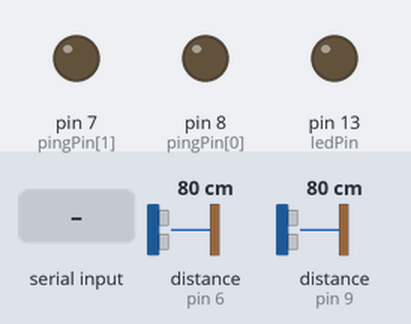
Bench run of a sketch on a simulated Arduino Uno, built with avr-gcc and run on an emulated ATmega328P. On the bench: output pins drawn as LEDs (lit = HIGH). Inputs (shaded band) come from the test bench; at power-on: distance to the obstacle (sensors on pin 6, pin 9) 80 cm. The echo pulse lasts 58.3 µs per cm; what the sketch prints to the serial monitor is not drawn.

Above: at 1.2 s.
1.3 s: "H" received over Serial
At 2.2 s:
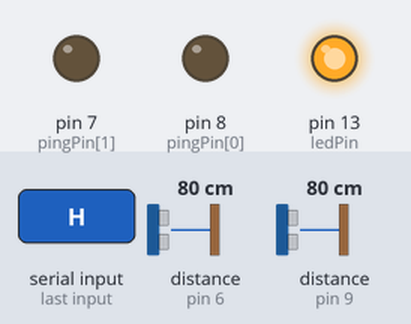
2.8 s: "D" received over Serial
Timing chart, 0 to 5.8 s (numbered marks = the images above; inputs shaded):
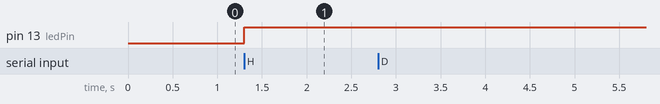

Measured:
- after the input at 1.3 s, pin 13 (ledPin): LOW → HIGH at once

The sketch:

arduino-pong.ino
```cpp
const int ledPin = 13;

int incomingByte;

// Ultrasonic pingPin.
const int pingPin[2] = {8, 7};
// Ultrasonic echoPin.
const int echoPin[2] = {9,6};

long time;

void setup() {
  Serial.begin(9600);
  pinMode(ledPin, OUTPUT);
}

void loop() {
  time = micros();
  // Code for passing potentiometer results to Unity.
  if (Serial.available() > 0) {
    incomingByte = Serial.read();
    if (incomingByte == 'H') {
      digitalWrite(ledPin, HIGH);
    }

    if (incomingByte == 'L') {
      digitalWrite(ledPin, LOW);
    }

    if (incomingByte == 'P') {
      Serial.print(analogRead(A5));
      Serial.print("-");
      Serial.println(analogRead(A4));
    }

    // Code for passing ultrasonic sensor to Unity.
    if (incomingByte == 'D')
    {
      long ping[2];

      for (int i = 0; i < 2; i++)
      {
        pinMode(pingPin[i], OUTPUT);

        digitalWrite(pingPin[i], LOW);
        delayMicroseconds(2);
        digitalWrite(pingPin[i], HIGH);
        delayMicroseconds(10);
        digitalWrite(pingPin[i], LOW);

        pinMode(echoPin[i], INPUT);
        ping[i] = pulseIn(echoPin[i], HIGH);
      }

      Serial.print(ping[0]);
      Serial.print("-");
      Serial.println(ping[1]);

    }
  }

  while (Serial.available())
  {
    Serial.read();
  }
}
```
